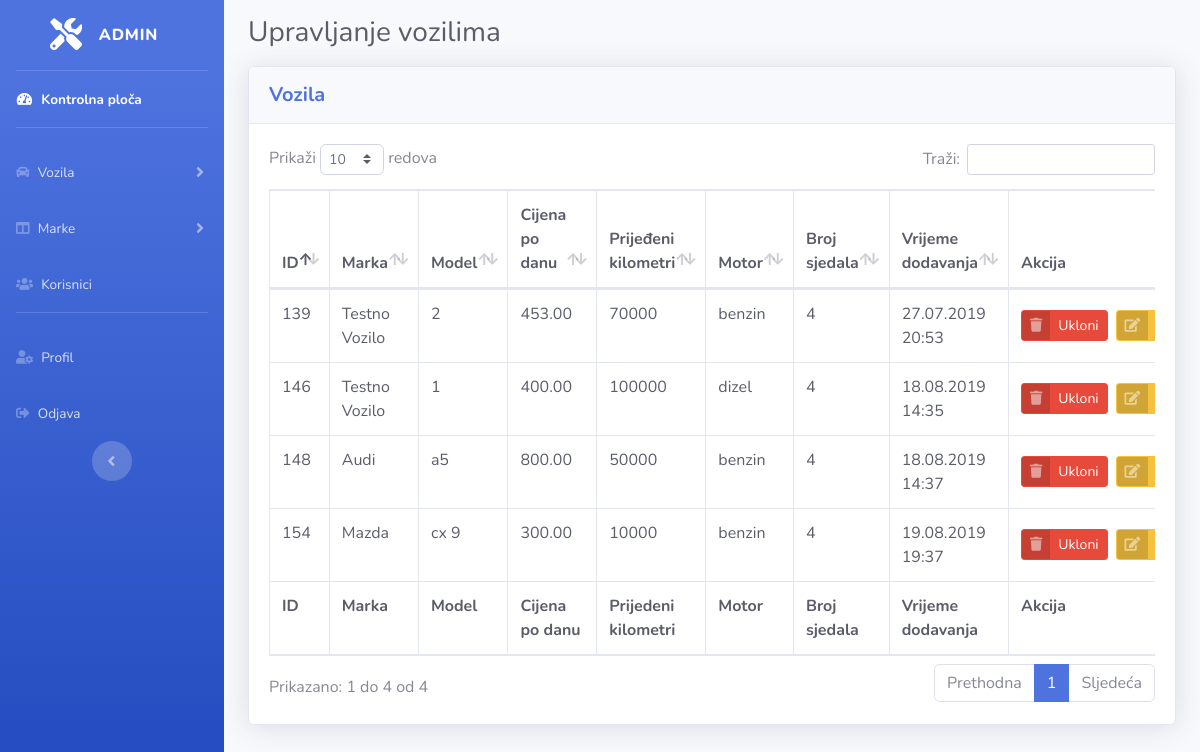
Page /iznajmljivanjeVozila/admin/upravljanje-vozilima.php (signed in) on the committed database.
### tables this page shows
CREATE TABLE `vozila` (
  `id` int(11) NOT NULL AUTO_INCREMENT,
  `markaId` int(11) NOT NULL,
  `model` varchar(50) NOT NULL,
  `opis` text,
  `cijenaPoDanu` decimal(11,2) NOT NULL,
  `godinaProizvodnje` int(11) NOT NULL,
  `prijedeniKilometri` int(11) NOT NULL,
  `motor` varchar(50) NOT NULL,
  `brojSjedala` int(2) NOT NULL,
  `klimaUredaj` tinyint(1) DEFAULT '0',
  `usb` tinyint(1) DEFAULT '0',
  `radio` tinyint(1) DEFAULT '0',
  `navigacija` tinyint(1) DEFAULT '0',
  `vrijemeDodavanja` timestamp NOT NULL DEFAULT CURRENT_TIMESTAMP,
  PRIMARY KEY (`id`),
  KEY `markaId` (`markaId`)
);

CREATE TABLE `marke` (
  `id` int(11) NOT NULL AUTO_INCREMENT,
  `marka` varchar(50) NOT NULL,
  `vrijemeDodavanja` timestamp NOT NULL DEFAULT CURRENT_TIMESTAMP,
  PRIMARY KEY (`id`),
  UNIQUE KEY `marka` (`marka`)
);

### iznajmljivanjeVozila/admin/includes/baza.php (called while the page is built, shortened)
<?php
class Baza {
    private function konekcija()
    {
        $conn = new mysqli(SERVER, USERNAME, PASSWORD, DBNAME);
        $conn->set_charset('utf8');
        return $conn;
    }
    function dohvatiSvaVozila()
    {
        $conn = $this->konekcija();
        $sql = "SELECT vozila.id, marka, model, opis, cijenaPoDanu, godinaProizvodnje, prijedeniKilometri, motor, brojSjedala, klimaUredaj, usb, radio, navigacija, vozila.vrijemeDodavanja FROM vozila JOIN marke ON vozila.markaId=marke.id ORDER BY vozila.id;";
        $result = $conn->query($sql);
        if ($result->num_rows > 0) {
            while($row = $result->fetch_assoc()) {
                $podaci[] = $row;
            }
        } else {
            $podaci = [];
        }
        return $podaci;
    }
}
?>

### iznajmljivanjeVozila/admin/upravljanje-vozilima.php (the view, shortened to what this page needs)
<?php
    if(isset($_SESSION["role"]) && $_SESSION["role"] == "admin")
    {
        include("includes/baza.php");
        $baza = new Baza();
    }
    else {
        header("Location: ../prijava.php");
        exit;
    }
?>
<?php
    include("includes/header.php");
    $podaciVozila = $baza->dohvatiSvaVozila();
?>
<h1 class="h3 my-3 text-gray-800">Upravljanje vozilima</h1>
<div class="card shadow mb-4">
  <div class="card-header py-3">
    <h5 class="m-0 font-weight-bold text-primary">Vozila</h5>
  </div>
  <div class="card-body">
    <div class="table-responsive">
      <table class="table table-bordered text-dark" id="dataTableVozila" width="100%" cellspacing="0">
        <thead>
            <tr>
                <th>ID</th>
                <th>Marka</th>
                <th>Model</th>
                <th>Cijena po danu</th>
                <th>Prijeđeni kilometri</th>
                <th>Motor</th>
                <th>Broj sjedala</th>
                <th>Vrijeme dodavanja</th>
                <th>Akcija</th>
            </tr>
        </thead>
        <tfoot>
            <tr>
                <th>ID</th>
                <th>Marka</th>
                <th>Model</th>
                <th>Cijena po danu</th>
                <th>Prijedeni kilometri</th>
                <th>Motor</th>
                <th>Broj sjedala</th>
                <th>Vrijeme dodavanja</th>
                <th>Akcija</th>
            </tr>
        </tfoot>
        <tbody>
        <?php
        foreach($podaciVozila as $vozilo)
        {
        ?>
            <tr>
                <td><?php echo $vozilo["id"]; ?></td>
                <td><?php echo $vozilo["marka"]; ?></td>
                <td><?php echo $vozilo["model"]; ?></td>
                <td><?php echo $vozilo["cijenaPoDanu"]; ?></td>
                <td><?php echo $vozilo["prijedeniKilometri"]; ?></td>
                <td><?php echo $vozilo["motor"]; ?></td>
                <td><?php echo $vozilo["brojSjedala"]; ?></td>
                <td><?php echo date("d.m.Y H:i", strtotime($vozilo["vrijemeDodavanja"])); ?></td>
                <td id="tdZaTipke" style="width:200px;">
                <div class="tipke">
                    <div class="my-auto">
                        <button type="button" class="btn btn-danger btn-icon-split btn-sm" data-toggle="modal" data-target="#ukloniVoziloModal<?php echo $vozilo['id']; ?>">
                            <span class="icon text-white-50">
                            <i class="fas fa-trash"></i>
                            </span>
                            <span class="text">Ukloni</span>
                        </button>
                    </div>
                    <div class="my-auto">
                        <form action="uredi-vozilo.php" method="post">
                            <button type="submit" name="predajUredi" class="btn btn-warning btn-icon-split btn-sm">
                                <span class="icon text-white-50">
                                <i class="fas fa-edit"></i>
                                </span>
                                <span class="text text-dark">Uredi</span>
                            </button>
                        </form>
                    </div>
                </div>
                </td>
            </tr>
            <?php
        }
        ?>
        </tbody>
      </table>
    </div>
  </div>
</div>
<?php include("includes/footer.php"); ?>

### iznajmljivanjeVozila/admin/css/style.css (style rules this page uses)
#tdZaTipke { vertical-align:middle; }
@media only screen and (max-width: 1200px) { #tdZaTipke { min-width: 150px; } }
#tdZaTipke .tipke { display:flex !important; }
#tdZaTipke .tipke > div { margin:0 0.5rem 0 0; }

### rows in the picture
vozila: id "139", marke.marka "Testno Vozilo", model "2", cijenaPoDanu "453.00", prijedeniKilometri "70000", motor "benzin", brojSjedala "4", vrijemeDodavanja "27.07.2019 20:53"
vozila: id "146", marke.marka "Testno Vozilo", model "1", cijenaPoDanu "400.00", prijedeniKilometri "100000", motor "dizel", brojSjedala "4", vrijemeDodavanja "18.08.2019 14:35"
vozila: id "148", marke.marka "Audi", model "a5", cijenaPoDanu "800.00", prijedeniKilometri "50000", motor "benzin", brojSjedala "4", vrijemeDodavanja "18.08.2019 14:37"
vozila: id "154", marke.marka "Mazda", model "cx 9", cijenaPoDanu "300.00", prijedeniKilometri "10000", motor "benzin", brojSjedala "4", vrijemeDodavanja "19.08.2019 19:37"
